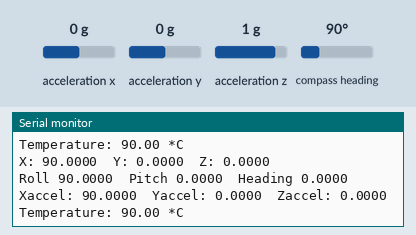
This sketch was run on a simulated Arduino Uno, built with avr-gcc and run on an emulated ATmega328P. Parts: the last lines printed to the serial monitor. Inputs (shaded band) come from the test bench; at power-on: acceleration x 0 g, compass heading 90°, acceleration y 0 g, acceleration z 1 g.

Above: at 1.2 s.
1.3 s: acceleration x set to -1.4 g
At 1.34 s:
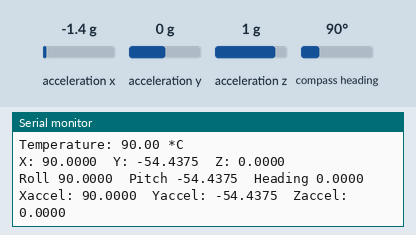
2.8 s: compass heading set to 7°
At 2.86 s:
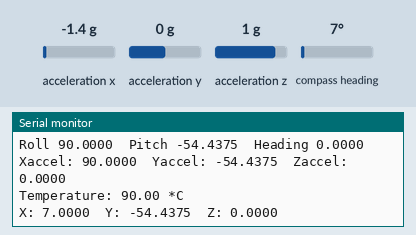
5.8 s: acceleration y set to -1.4 g
At 6.34 s:
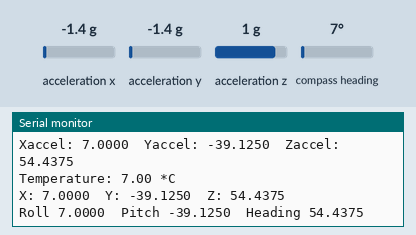
7.3 s: acceleration z set to -1.4 g
At 7.32 s:
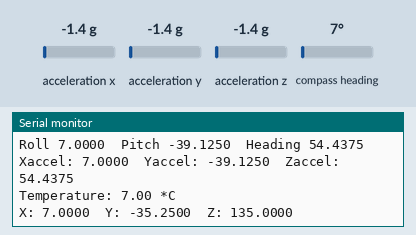
Timing chart, 0 to 9.8 s (numbered marks = the images above; inputs shaded):
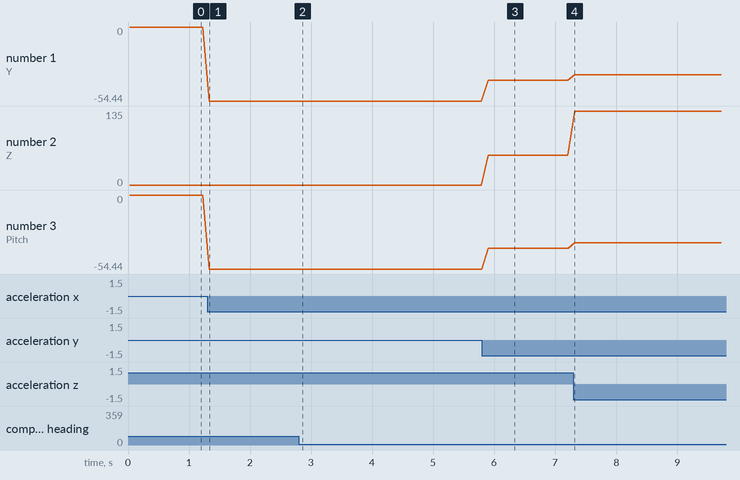

Measured:
- after the input at 1.3 s, the serial monitor: prints a new line at once (image 1)
- after the input at 2.8 s, the serial monitor: prints a new line after 0.06 s (image 2)
- after the input at 5.8 s, the serial monitor: prints a new line after 0.10 s (image 3)
- after the input at 7.3 s, the serial monitor: prints a new line at once (image 4)
- plotted number 1: 0 → -54.44 after the input at 1.3 s, -54.44 → -39.12 after the input at 5.8 s, -39.12 → -35.25 after the input at 7.3 s
- plotted number 2: 0 → 54.44 after the input at 5.8 s, 54.44 → 135 after the input at 7.3 s
- plotted number 3: 0 → -54.44 after the input at 1.3 s, -54.44 → -39.12 after the input at 5.8 s, -39.12 → -35.25 after the input at 7.3 s

The sketch:

BNO055.ino
```cpp
//////////////////////////////////ISP_Avionics//////////////////////////////////
/*  Created: 3.2.20
 *     Name: BNO055
 * Function: Gets orientation and acceleration data from the BNO055 sensor and
 *           dispays it on the serial monitor.
 *    Notes: Default I2C addr = 0x28, if ADR pin set high, addr = 0x29.
 *           Connect SCL to SCL pin (analog 5) pin 19
             Connect SDA to SDA pin (analog 4) pin 18
             Connect VDD to 3-5V DC
             Connect GROUND to common ground
             Originally created by Blake Shaffer, contact for questions.
 *  Updates:
 */
///////////////////////////////////Libraries!///////////////////////////////////
#include <Wire.h>             //library for I2C communication
#include <Adafruit_BNO055.h>  //predefined funcs for BNO055 sensor
#include <Adafruit_Sensor.h>  //standard adafruit sensor library for easy use
#include <utility/imumaths.h> //specific math library for BNO055 IMU sensor

/////////////////////////////Variables and #Defines/////////////////////////////
#define BNO055_DELAY_MS 100  //delay time (ms) between new samples

//BNO055 9-axis Abs. Orientation Sensor
volatile bool BNO_CONNECTED;  //tells if BNO055 is connected or not
Adafruit_BNO055 bno = Adafruit_BNO055(55, 0x28);  //55=device id, 0x28=I2C addr

//////////////////////////////////////MAIN//////////////////////////////////////
void setup(){
  Serial.begin(115200); //begin communication with serial monitor
  Serial.println("Orientation Sensor Test");  //print welcome message
  Serial.println();                           //print newline

  BNO_setup();  //setup the BNO055 sensor
}

void loop(){
  sensors_event_t event;  //declare event var
  bno.getEvent(&event);   //grab new event

  printData(event);       //print data to serial monitor
  delay(BNO055_DELAY_MS); //delay to wait for new data
}

///////////////////////////////////Functions!///////////////////////////////////
/*******************************************************************************
*        Name: BNO_setup
* Description: Sets up the BNO055 sensor. Checks it's status to see if it is
*              connected, then prints its basic information.
*       Input: VOID
*  Out/Modify: VOID, modifies "BNO_CONNECTED", =TRUE if connected, FALSE if not
*******************************************************************************/
void
BNO_setup(){
  BNO_status(); //check connection of BNO055

  if(BNO_CONNECTED){
    displayBNOdetails();     //display basic sensor info
    displayBNOstatus();      //display current sensor status
    bno.setExtCrystalUse(true); //set crystal oscillator for measurements
  }
  else{
    Serial.println("BNO055: Something went wrong, check connections.");
    while(1);   //infinite loop
  }
}

/*******************************************************************************
*        Name: printData
* Description: Prints data from BNO055 sensor to the serial monitor.
*       Input: sensors_event_t event = struct to hold event data
*  Out/Modify: VOID
*******************************************************************************/
void
printData(sensors_event_t event){
  //reported in degrees
  Serial.print("X: ");   Serial.print(event.orientation.x, 4);
  Serial.print("\tY: "); Serial.print(event.orientation.y, 4);
  Serial.print("\tZ: "); Serial.println(event.orientation.z, 4);

  //reported in degrees
  Serial.print("Roll ");      Serial.print(event.orientation.roll, 4);
  Serial.print("\tPitch ");   Serial.print(event.orientation.pitch, 4);
  Serial.print("\tHeading "); Serial.println(event.orientation.heading, 4);

  //reported in m/s^2
  Serial.print("Xaccel: ");   Serial.print(event.acceleration.x, 4);
  Serial.print("\tYaccel: "); Serial.print(event.acceleration.y, 4);
  Serial.print("\tZaccel: "); Serial.println(event.acceleration.z, 4);

  //reported in *C
  Serial.print("Temperature: ");
  Serial.print(event.temperature);
  Serial.println(" *C");
}

/*******************************************************************************
*        Name: BNO_status
* Description: Ensures BNO055 is connected. Attempts to connect 3 times before
*              calling it quits. Prints messages updating the status of test.
*       Input: VOID
*  Out/Modify: VOID, modifies BNO_CONNECTED
*******************************************************************************/
void
BNO_status(void){
  Serial.println("Checking status of BN0055.");
  for(int i=0; i<3; i++){     //loop 3 times to check connection
    Serial.print("On try ");  //print try message
    Serial.print(i);          //print try number
    Serial.print(": ");       //print formatting

    if (bno.begin()){                         //begin() = TRUE if sensor found
      Serial.println("BNO055 Detected!");     //print success message
      BNO_CONNECTED = true;                   //signal connection is made
      break;                                  //exit loop
    }
    else{
      Serial.println("No BNO055 Detected!");  //print error message
      BNO_CONNECTED = false;                  //signal no connection
    }
  }
  Serial.println(); //print newline
}

/*******************************************************************************
*        Name: displayBNOdetails
* Description: Displays some basic information on this sensor from the unified
*              sensor API sensor_t type (see Adafruit_Sensor for more info).
*       Input: VOID
*  Out/Modify: VOID
*******************************************************************************/
void
displayBNOdetails(void){
  sensor_t sensor;        //declare sensor var
  bno.getSensor(&sensor); //grab sensor details

  //Print sensor details to serial monitor
  Serial.println("------------------------------------");
  Serial.print  ("Sensor:     "); Serial.println(sensor.name);
  Serial.print  ("Driver Ver: "); Serial.println(sensor.version);
  Serial.print  ("Type: ");       Serial.println(sensor.type);
  Serial.print  ("Unique ID:  "); Serial.println(sensor.sensor_id);
  Serial.print  ("Max Value:  "); Serial.println(sensor.max_value);
  Serial.print  ("Min Value:  "); Serial.println(sensor.min_value);
  Serial.print  ("Resolution: "); Serial.println(sensor.resolution);
  Serial.println("------------------------------------");
  Serial.println();
}

/*******************************************************************************
*        Name: displayBNOstatus
* Description: Display some basic info about the sensor status. Mostly used for
*              debugging purposes.
*       Input: VOID
*  Out/Modify: VOID
*******************************************************************************/
void
displayBNOstatus(void){
  uint8_t system_status, self_test_results, system_error; //declare 8-bit vars
  system_status = self_test_results = system_error = 0;   //assign init vals

  bno.getSystemStatus(&system_status, &self_test_results, &system_error);

  //Print status data to serial monitor
  Serial.println();
  Serial.print("System Status: 0x"); Serial.println(system_status, HEX);
  Serial.print("Self Test:     0x"); Serial.println(self_test_results, HEX);
  Serial.print("System Error:  0x"); Serial.println(system_error, HEX);
  Serial.println();
}

/*******************************************************************************
*        Name:
* Description:
*       Input:
*  Out/Modify:
*******************************************************************************/

//////////////////////////////////ISP_Avionics//////////////////////////////////
```
